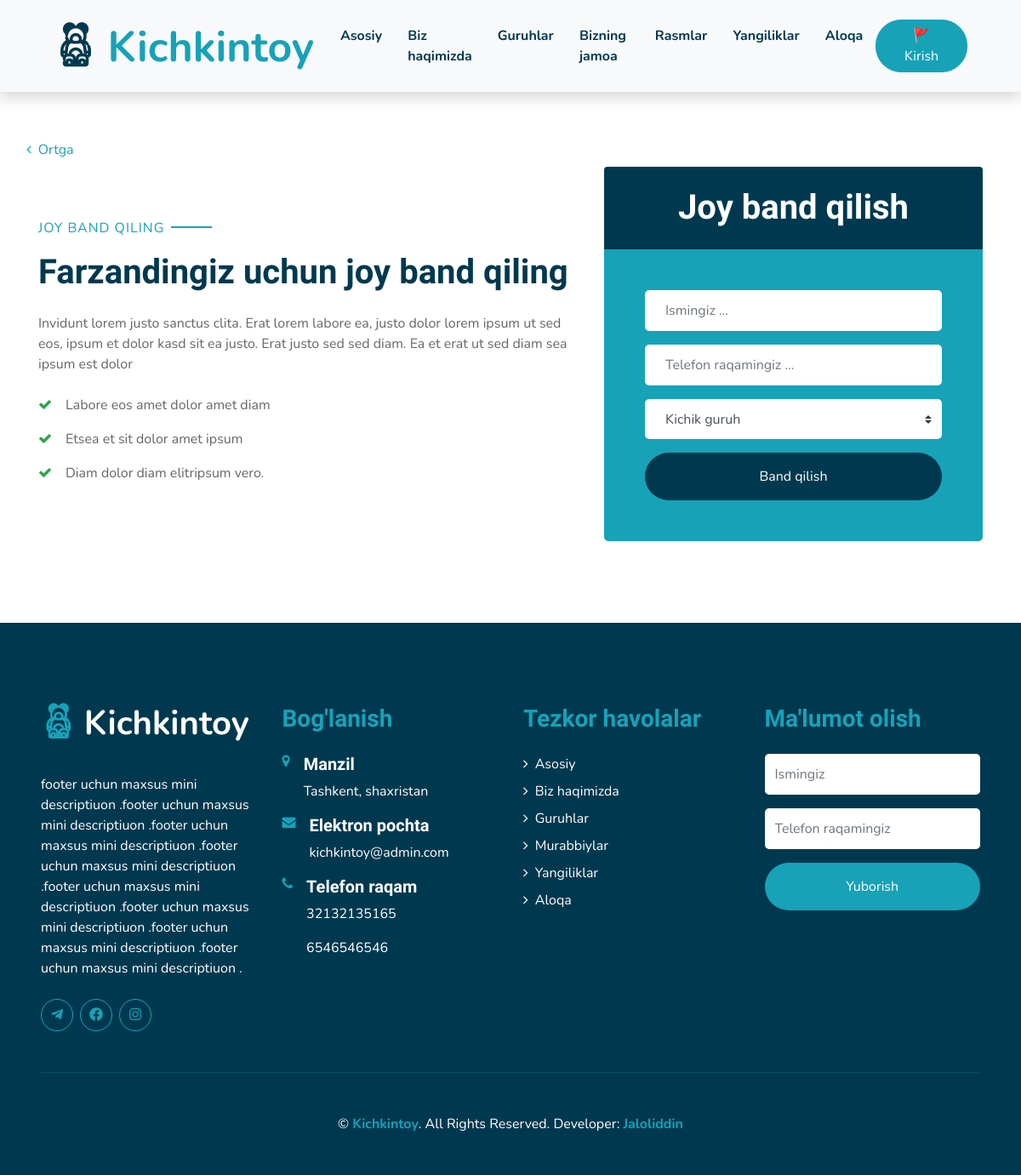
The app's page /booking/1/ with its own data.
### kichkintoy/models.py (models this page shows, shortened)
class Group(models.Model):
    class Meta:
        verbose_name = "Group"
        verbose_name_plural = "Groups"
    name = models.CharField(max_length=200, null=True, blank=True)
    description = RichTextField( null=True, blank=True)
    ages = models.CharField(max_length=200, null=True, blank=True, )
    seats = models.IntegerField()
    time = models.CharField(max_length=200, null=True, blank=True)
    price = models.CharField(max_length=50,null=True, blank=True)
    photo = models.ImageField(upload_to="photos/",null=True, blank=True)

class Contacts(models.Model):
    class Meta:
        verbose_name = 'Contact'
        verbose_name_plural = 'Contacts'
    mini_description = RichTextField(null=True, blank=True)
    address = models.CharField(max_length=400, null=True, blank=True)
    email = models.EmailField()
    phone_1 = models.CharField(max_length=20, null=True, blank=True)
    phone_2 = models.CharField(max_length=20, null=True, blank=True)
    work_days = models.CharField(max_length=50, null=True, blank=True)
    work_time = models.CharField(max_length=50, null=True, blank=True)
    insta_lik = models.CharField(max_length=400, null=True, blank=True)
    telegram_link = models.CharField(max_length=400, null=True, blank=True)
    facebook_link = models.CharField(max_length=400, null=True, blank=True)

### kichkintoy/views.py (the view)
# urls.py: path('booking/<int:pk>/', booking, name="booking"),
def booking(request, pk):
    group = get_object_or_404(Group, pk=pk)
    all_gr = Group.objects.all()
    contacts = Contacts.objects.all()[0]
    context = {
        'group': group,
        'all_gr': all_gr,
        'contacts': contacts,
    }
    if request.method == 'POST':
        name = request.POST['name']
        print(name)
        phone = request.POST['phone']
        print(phone)
        group = request.POST.get('group')
        print(group)
        if group != "":
            group = "Ma'lumot olish uchun"
        my_model_obj = Booking_grop(
            name=name,
            phone=phone,
            group=group
            )
        my_model_obj.save()
        messages.success(request, 'Xabaringiz muvaffaqiyatli yuborildi! \n Tez orada siz bilan a`loqaga chiqamiz')
        return redirect('/class/' )
    else:
        return render(request, 'booking.html', context)

### templates/booking.html (shortened to what this page needs)
{% extends 'base.html' %}
{% load static %}
{% block activ_title %}
<a href="{% url 'home' %}" class="nav-item nav-link ">Asosiy</a>
<a href="{% url 'about' %}" class="nav-item nav-link ">Biz haqimizda</a>
<a href="{% url 'class' %}" class="nav-item nav-link ">Guruhlar</a>
<a href="{% url 'team' %}" class="nav-item nav-link ">Bizning jamoa</a>
<a href="{% url 'galery' %}" class="nav-item nav-link ">Rasmlar</a>
<a href="{% url 'article' %}" class="nav-item nav-link " >Yangiliklar</a>
<a href="{% url 'contact' %}" class="nav-item nav-link">Aloqa</a>
{% endblock activ_title %}
{% block content %}
    <section id="joybandqilish">
        <div class="container-fluid py-5">
            <a href="{% url 'home' %}" class="nav-item nav-link">
                <i class="fa fa-angle-left mr-2"></i>Ortga
            </a>
            <div class="container">
                <div class="row align-items-center">
                    <div class="col-lg-7 mb-5 mb-lg-0">
                        <p class="section-title pr-5"><span class="pr-2">Joy band qiling</span></p>
                        <h1 class="mb-4">Farzandingiz uchun joy band qiling</h1>
                        <p>Invidunt lorem justo sanctus clita. Erat lorem labore ea, justo dolor lorem ipsum ut sed eos,
                            ipsum et dolor kasd sit ea justo. Erat justo sed sed diam. Ea et erat ut sed diam sea ipsum est
                            dolor</p>
                        <ul class="list-inline m-0">
                            <li class="py-2"><i class="fa fa-check text-success mr-3"></i>Labore eos amet dolor amet diam</li>
                            <li class="py-2"><i class="fa fa-check text-success mr-3"></i>Etsea et sit dolor amet ipsum</li>
                            <li class="py-2"><i class="fa fa-check text-success mr-3"></i>Diam dolor diam elitripsum vero.</li>
                        </ul>
                    </div>
                    <div class="col-lg-5">
                        <div class="card border-0">
                            <div class="card-header bg-secondary text-center p-4">
                                <h1 class="text-white m-0">Joy band qilish</h1>
                            </div>
                            <div class="card-body rounded-bottom bg-primary p-5">
                                <form method="POST">{% csrf_token %}
                                    <div class="form-group">
                                        <input type="text" class="form-control border-0 p-4" placeholder="Ismingiz ..." required="required" name="name" />
                                    </div>
                                    <div class="form-group">
                                        <input type="phone" class="form-control border-0 p-4" placeholder="Telefon raqamingiz ..." required="required" name="phone" />
                                    </div>
                                    <div class="form-group">
                                        <select class="custom-select border-0 px-4" style="height: 47px;" name = "group">
                                            <option selected >{{ group.name }}</option>
                                        </select>
                                    </div>
                                    <div>
                                        <button class="btn btn-secondary btn-block border-0 py-3" type="submit">Band qilish</button>
                                    </div>
                                </form>
                            </div>
                        </div>
                    </div>
                </div>
            </div>
        </div>
    </section>
    {% endblock content %}

### templates/details/footer.html
{% load static %}
    <div class="container-fluid bg-secondary text-white mt-5 py-5 px-sm-3 px-md-5">
        <div class="row pt-5">
            <div class="col-lg-3 col-md-6 mb-5">
                <a href="" class="navbar-brand font-weight-bold text-primary m-0 mb-4 p-0" style="font-size: 40px; line-height: 40px;">
                    <i class="flaticon-043-teddy-bear"></i>
                    <span class="text-white">Kichkintoy</span>
                </a>
                <p>{{ contacts.mini_description|safe }}</p>
                <div class="d-flex justify-content-start mt-4">
                    <a class="btn btn-outline-primary rounded-circle text-center mr-2 px-0"
                        style="width: 38px; height: 38px;" href="#"><i class="fab fa-telegram-plane"></i></a>
                    <a class="btn btn-outline-primary rounded-circle text-center mr-2 px-0"
                        style="width: 38px; height: 38px;" href="#"><i class="fab fa-facebook"></i></a>
                    <a class="btn btn-outline-primary rounded-circle text-center mr-2 px-0"
                        style="width: 38px; height: 38px;" href="#"><i class="fab fa-instagram"></i></a>
                </div>
            </div>
            <div class="col-lg-3 col-md-6 mb-5">
                <h3 class="text-primary mb-4">Bog'lanish</h3>
                <div class="d-flex">
                    <h4 class="fa fa-map-marker text-primary"></h4>
                    <div class="pl-3">
                        <h5 class="text-white">Manzil</h5>
                        <p>{{ contacts.address }}</p>
                    </div>
                </div>
                <div class="d-flex">
                    <h4 class="fa fa-envelope text-primary"></h4>
                    <div class="pl-3">
                        <h5 class="text-white">Elektron pochta</h5>
                        <p>{{ contacts.email }}</p>
                    </div>
                </div>
                <div class="d-flex">
                    <h4 class="fa fa-phone text-primary"></h4>
                    <div class="pl-3">
                        <h5 class="text-white">Telefon raqam</h5>
                        <p>{{ contacts.phone_1 }}</p>
                        <p>{{ contacts.phone_2 }}</p>
                    </div>
                </div>
            </div>
            <div class="col-lg-3 col-md-6 mb-5">
                <h3 class="text-primary mb-4">Tezkor havolalar</h3>
                <div class="d-flex flex-column justify-content-start">
                    <a class="text-white mb-2" href="{% url 'home' %}"><i class="fa fa-angle-right mr-2"></i>Asosiy</a>
                    <a class="text-white mb-2" href="{% url 'about' %}"><i class="fa fa-angle-right mr-2"></i>Biz haqimizda</a>
                    <a class="text-white mb-2" href="{% url 'class' %}"><i class="fa fa-angle-right mr-2"></i>Guruhlar</a>
                    <a class="text-white mb-2" href="{% url 'team' %}"><i class="fa fa-angle-right mr-2"></i>Murabbiylar</a>
                    <a class="text-white mb-2" href="{% url 'article' %}"><i class="fa fa-angle-right mr-2"></i>Yangiliklar</a>
                    <a class="text-white" href="{% url 'contact' %}"><i class="fa fa-angle-right mr-2"></i>Aloqa</a>
                </div>
            </div>
            <div class="col-lg-3 col-md-6 mb-5">
                <h3 class="text-primary mb-4">Ma'lumot olish</h3>
                <form method="POST">{% csrf_token %}
                    <div class="form-group">
                        <input type="text" class="form-control border-0 py-4" placeholder="Ismingiz" required="required" name="name" />
                    </div>
                    <div class="form-group">
                        <input type="text" class="form-control border-0 py-4" placeholder="Telefon raqamingiz"
                            required="required" name="phone" />
                    </div>
                    <div>
                        <button class="btn btn-primary btn-block border-0 py-3" type="submit">Yuborish</button>
                    </div>
                </form>
            </div>
        </div>
        <div class="container-fluid pt-5" style="border-top: 1px solid rgba(23, 162, 184, .2);;">
            <p class="m-0 text-center text-white">
                &copy; <a class="text-primary font-weight-bold" href="{% url 'home' %}">Kichkintoy</a>. All Rights Reserved.
				Developer:  <a class="text-primary font-weight-bold" href="https://t.me/Jaloliddin_Mamatmusayev">Jaloliddin</a>
            </p>
        </div>
    </div>

### records on screen
Group: group "Kichik guruh"
Contacts: mini_description "footer uchun maxsus mini descriptiuon .footer uchun maxsus mini descriptiuon .footer uchun maxsus mini descriptiuon .footer uchun maxsus mini descriptiuon .footer uchun maxsus mini descriptiuon .footer uchun maxsus mini descriptiuon .footer uchun maxsus mini descriptiuon .footer uchun maxsus mini descriptiuon .", address "Tashkent, shaxristan", email "kichkintoy@admin.com", phone_1 "32132135165", phone_2 "6546546546"
